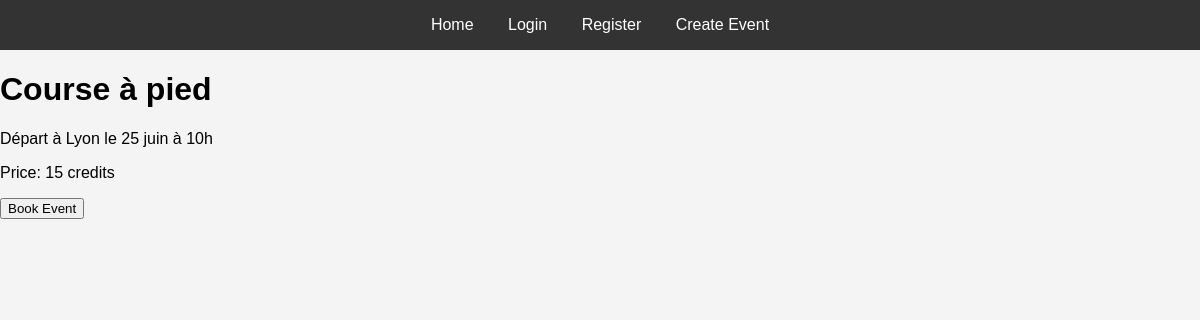
/event/3, run on the app's committed database.
### app.py (models this page shows)
class Event(db.Model):
    id = db.Column(db.Integer, primary_key=True)
    name = db.Column(db.String(150), nullable=False)
    description = db.Column(db.Text, nullable=False)
    price = db.Column(db.Integer, nullable=False)

### app.py (the view, shortened to what this page needs)
@app.route('/event/<int:event_id>', methods=['GET', 'POST'])
def event(event_id):
    event = Event.query.get_or_404(event_id)
    return render_template('event.html', event=event)

### app.py (called while the page is built)
@app.before_request
def before_request():
    g.user = None
    if 'user_id' in session:
        g.user = User.query.get(session['user_id'])

@app.context_processor
def inject_user():
    return dict(user=g.user)

### templates/event.html
{% extends "base.html" %}
{% block content %}
<h1>{{ event.name }}</h1>
<p>{{ event.description }}</p>
<p>Price: {{ event.price }} credits</p>
<form method="post">
    <button type="submit">Book Event</button>
</form>
{% endblock %}

### static/style.css (style rules this page uses)
body { font-family: Arial, sans-serif; background-color: #f4f4f4; margin: 0; padding: 0; }

### data on the page
Event: name "Course à pied", description "Départ à Lyon le 25 juin à 10h", price "15"
